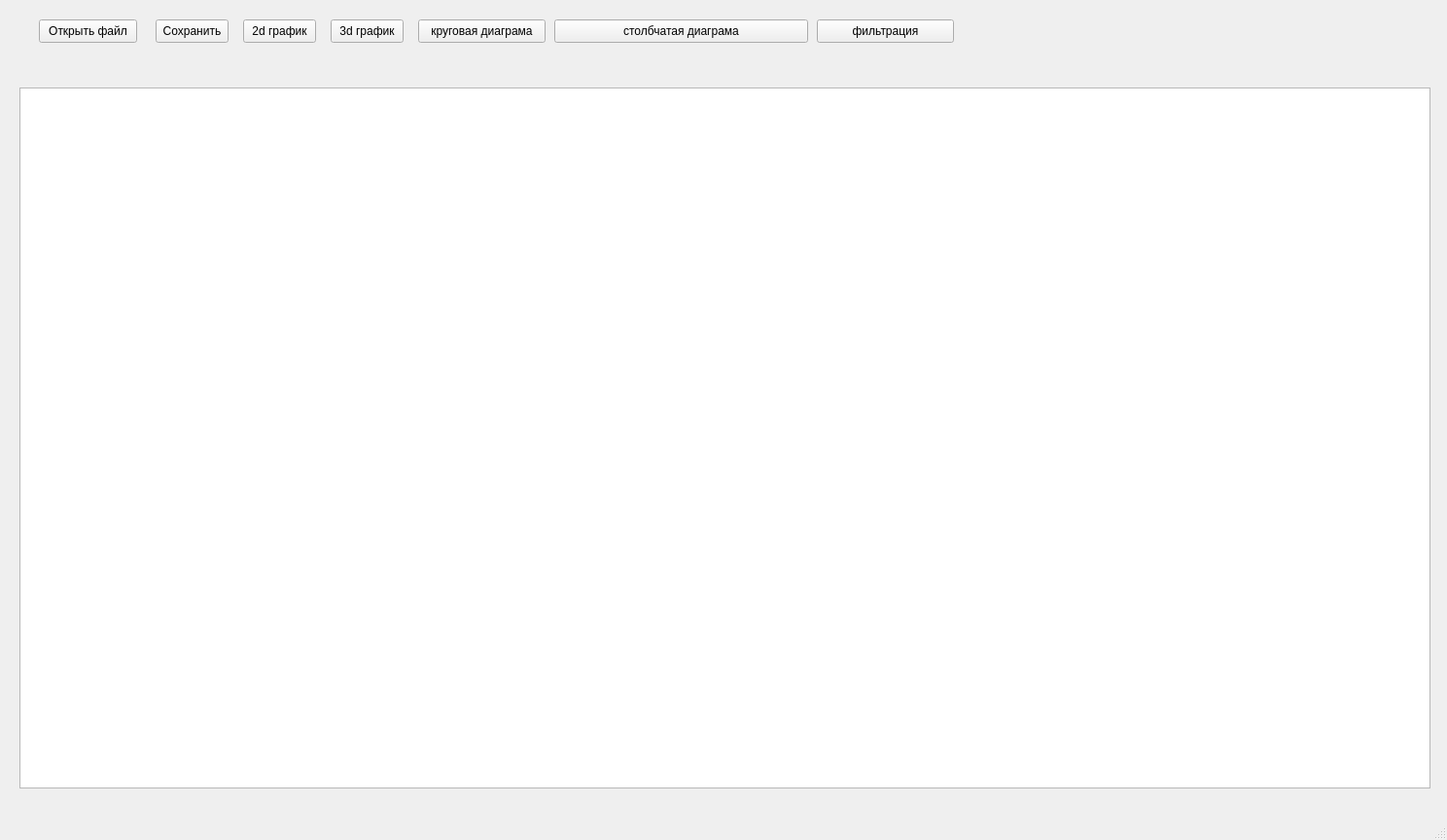
<?xml version="1.0" encoding="UTF-8"?>
<ui version="4.0">
 <class>MainWindow</class>
 <widget class="QMainWindow" name="MainWindow">
  <property name="geometry">
   <rect>
    <x>0</x>
    <y>0</y>
    <width>1488</width>
    <height>864</height>
   </rect>
  </property>
  <property name="windowTitle">
   <string>MainWindow</string>
  </property>
  <widget class="QWidget" name="centralwidget">
   <widget class="QPushButton" name="pushButton">
    <property name="geometry">
     <rect>
      <x>40</x>
      <y>20</y>
      <width>101</width>
      <height>24</height>
     </rect>
    </property>
    <property name="text">
     <string>Открыть файл</string>
    </property>
   </widget>
   <widget class="QTableWidget" name="tableWidget">
    <property name="geometry">
     <rect>
      <x>20</x>
      <y>90</y>
      <width>1451</width>
      <height>721</height>
     </rect>
    </property>
   </widget>
   <widget class="QPushButton" name="pushButton_2">
    <property name="geometry">
     <rect>
      <x>160</x>
      <y>20</y>
      <width>75</width>
      <height>24</height>
     </rect>
    </property>
    <property name="text">
     <string>Сохранить</string>
    </property>
   </widget>
   <widget class="QPushButton" name="pushButton_3">
    <property name="geometry">
     <rect>
      <x>250</x>
      <y>20</y>
      <width>75</width>
      <height>24</height>
     </rect>
    </property>
    <property name="text">
     <string>2d график</string>
    </property>
   </widget>
   <widget class="QPushButton" name="pushButton_4">
    <property name="geometry">
     <rect>
      <x>340</x>
      <y>20</y>
      <width>75</width>
      <height>24</height>
     </rect>
    </property>
    <property name="text">
     <string>3d график</string>
    </property>
   </widget>
   <widget class="QPushButton" name="pushButton_5">
    <property name="geometry">
     <rect>
      <x>430</x>
      <y>20</y>
      <width>131</width>
      <height>24</height>
     </rect>
    </property>
    <property name="text">
     <string>круговая диаграма</string>
    </property>
   </widget>
   <widget class="QPushButton" name="pushButton_6">
    <property name="geometry">
     <rect>
      <x>570</x>
      <y>20</y>
      <width>261</width>
      <height>24</height>
     </rect>
    </property>
    <property name="text">
     <string>столбчатая диаграма</string>
    </property>
   </widget>
   <widget class="QPushButton" name="pushButton_7">
    <property name="geometry">
     <rect>
      <x>840</x>
      <y>20</y>
      <width>141</width>
      <height>24</height>
     </rect>
    </property>
    <property name="text">
     <string>фильтрация</string>
    </property>
   </widget>
  </widget>
  <widget class="QMenuBar" name="menubar">
   <property name="geometry">
    <rect>
     <x>0</x>
     <y>0</y>
     <width>1488</width>
     <height>22</height>
    </rect>
   </property>
  </widget>
  <widget class="QStatusBar" name="statusbar"/>
 </widget>
 <resources/>
 <connections/>
</ui>
